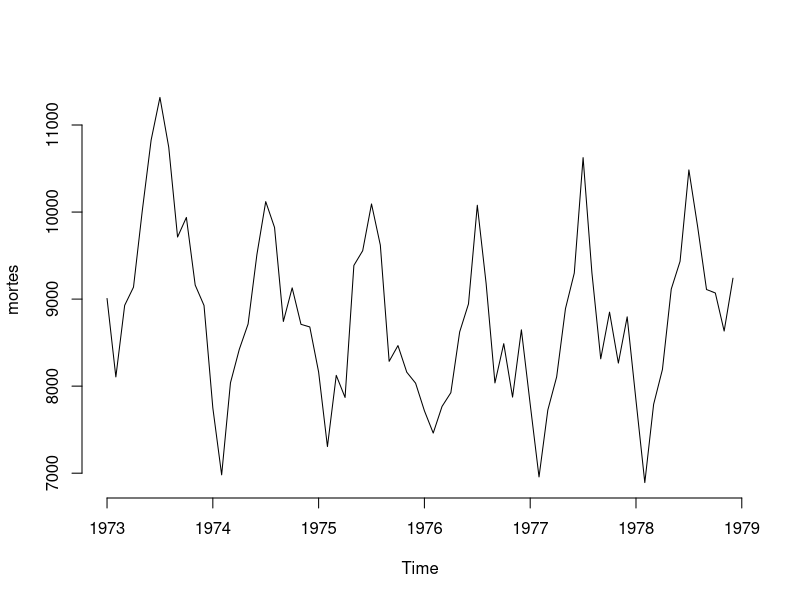
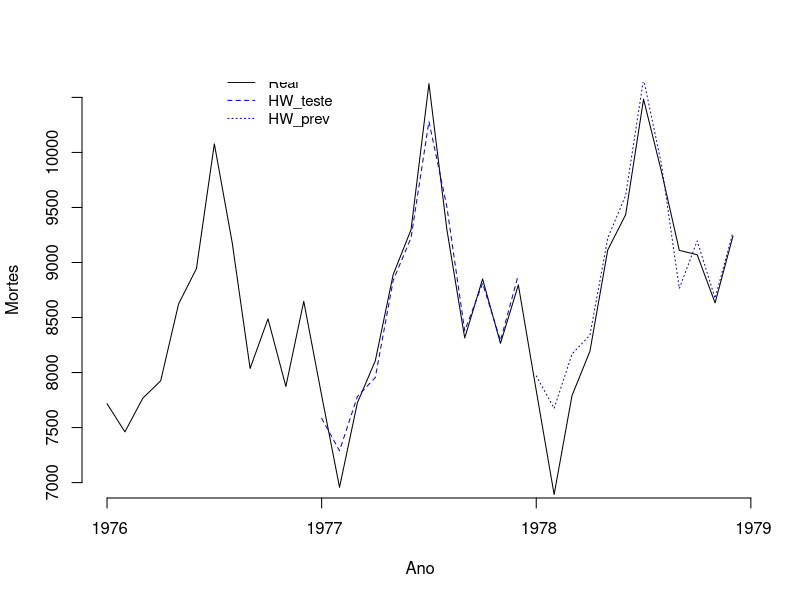
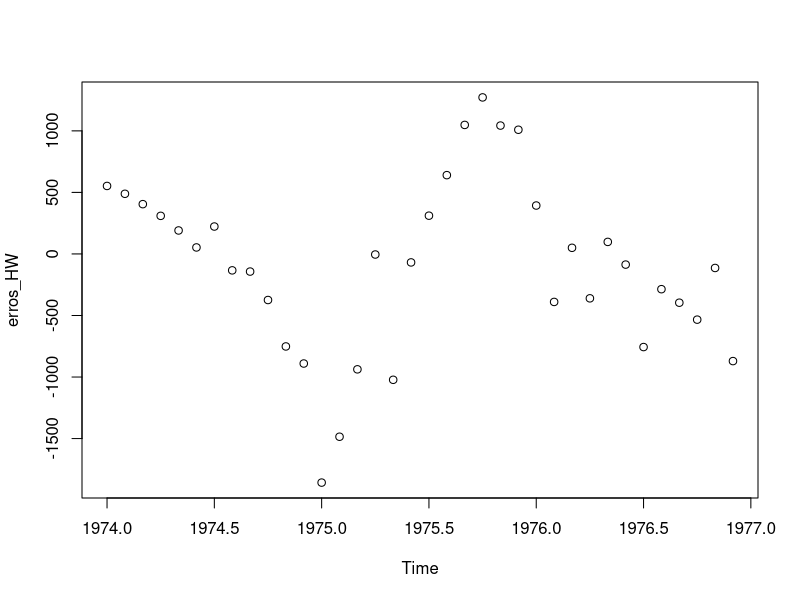
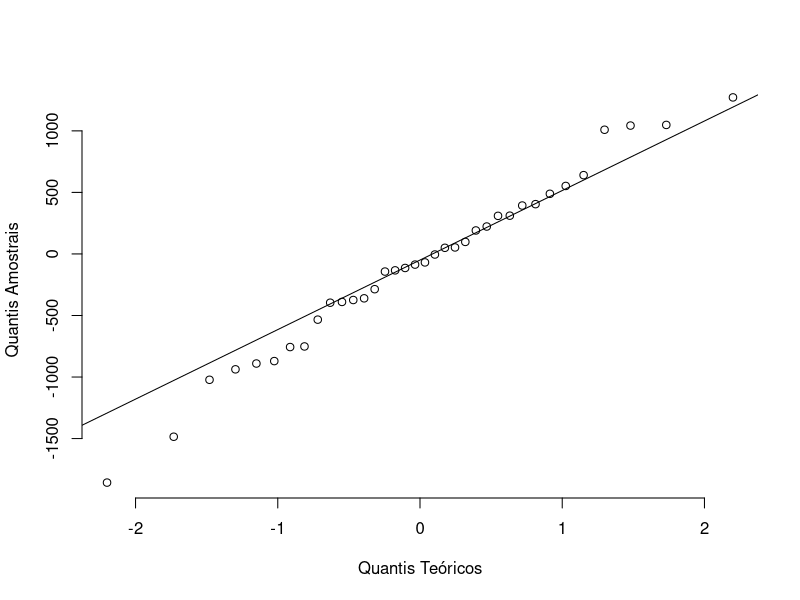
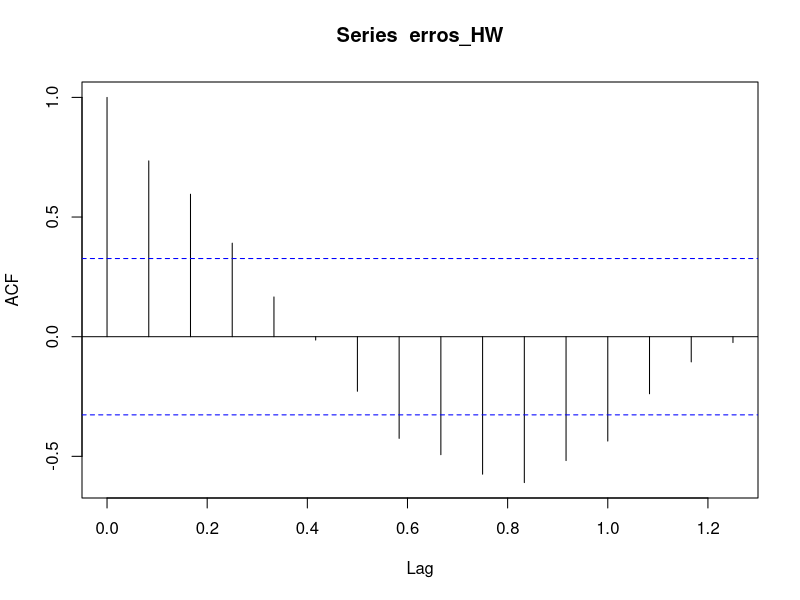
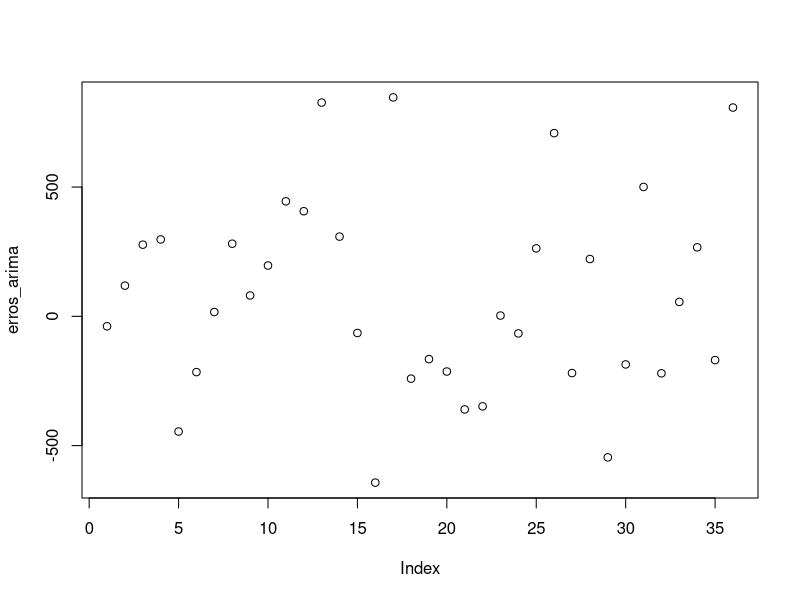
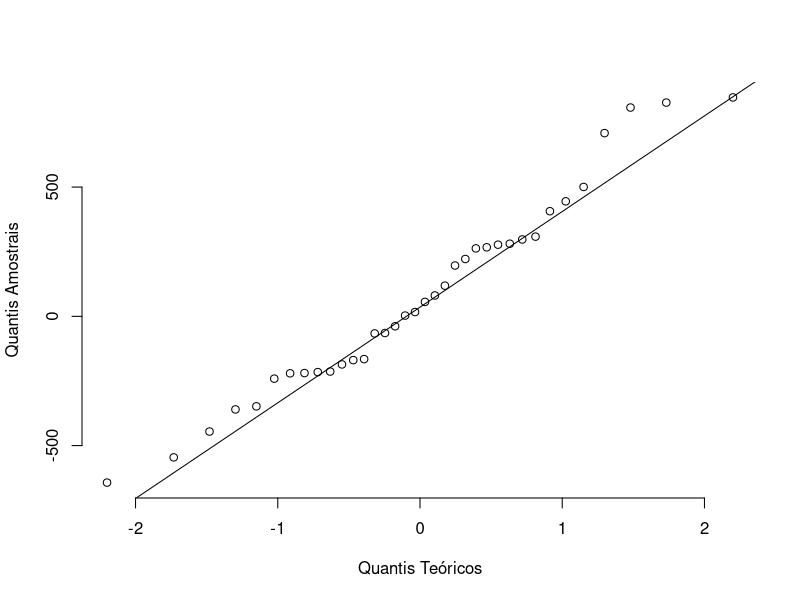
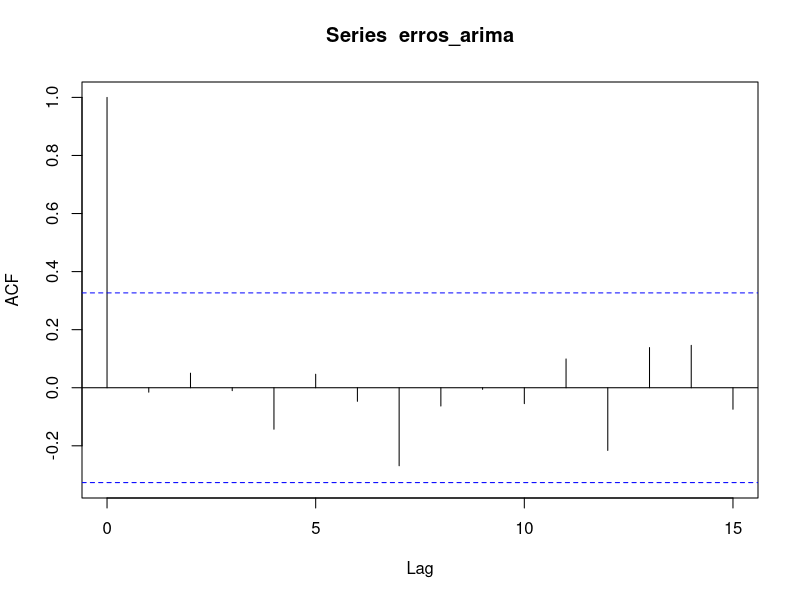

The R source for these figures, in order:
library(datasets)
library(forecast)
#library(stats)
#library(pastecs)

mortes <- datasets::USAccDeaths
plot.ts(mortes, bty="n")

# Separando dados de teste

mortes_treino <- subset(mortes, end = 48)
mortes_teste <- subset(mortes, start = 49, end = 60)
mortes_prev <- subset(mortes, start = 61)


A <- 0.09
B <- 0.38
C <- 0.82
# seasonal = add

hw_cross <- HoltWinters(mortes_treino, alpha=A, beta=B, gamma=C, seasonal = "add")
EQM_HW <- sum( (predict(hw_cross, 12) - mortes_teste)^2 )/12
EQM_HW

hw_pred <- predict(hw_cross, 24)
subset(hw_pred, start = 13)

EQM_HW_prev <- sum( (subset(hw_pred, start = 13) - mortes_prev)^2 )/12
EQM_HW_prev

EAM_HW_pred <- sum( abs(subset(hw_pred, start = 13) - mortes_prev) )/12
EAM_HW_pred

EQMR <- mean( sqrt(((subset(hw_pred, start = 13) - mortes_prev)^2))/mortes_prev)
EQMR

{
  marks <- c(1976, 1977, 1978, 1979)
  plot.ts(subset(mortes, start=37), ylim=c(7000, 10500),       # Mortes_HW_add.jpeg
          bty="n", ylab = "Mortes", xlab = "Ano", xaxt="n")
  lines(subset(hw_pred, end=12), col="blue", lty=2)
  lines(subset(hw_pred, start=13), col="blue", lty=3)
  legend(x=1976.5,y=10800,cex=0.9,
         c("Real","HW_teste", "HW_prev"), lwd=1, lty=c(1,2,3), col=c("black","blue","blue"), bty="n")
  axis(1,at=marks,labels=formatC(marks, digits = 4))
}



# Intervalo de Confiança

fitted <- hw_cross$fitted[,1]  # anos de 1974 a 1976 (primeiro ano nao ajusta)
original <- subset(mortes_treino, start = 13)

erros_HW <- fitted - original
plot(erros_HW, type="p")          # aparentam ser correlacionados

qqnorm(erros_HW, bty="n", main = "",           # Mortes_HW_qqplot.jpeg
       xlab = "Quantis Teóricos",
       ylab = "Quantis Amostrais")
qqline(erros_HW)        # normalidade relativamente ok

v <- var(erros_HW)

e_1 <- as.vector(subset(erros_HW, start = 2))
e_2 <- as.vector(subset(erros_HW, end = 35))
cor(e_1,e_2)
acf(erros_HW)

# soma de nu_i^2

k <- 1:24
N <- 12

nu_1 <- 1 + (k-1)*A^2 * (1 + k*B + k*(2*k-1)*B^2/6)
nu_2 <- floor(k/N) * ( C^2*(1-A)^2 + A*C*(1-A)*(2 + N*B*(floor(k/N)+1)) )

nu <- nu_1 + nu_2
nu

z <- qnorm(0.975)

interval <- z * sqrt(nu*v)

hw_sup <- hw_pred + interval
hw_inf <- hw_pred - interval



# SARIMA

M <- -0.46
N <- -0.14

arima_cross <- arima(mortes_treino,c(0,1,1),seasonal = list(order = c(1,1,0),period = 12),fixed = c(M,N))
EQM_Arima <- sum( (predict(arima_cross, 12)$pred - mortes_teste)^2 )/12
EQM_Arima

arima_pred <- predict(arima_cross, 24)
subset(arima_pred$pred, start = 13)

EQM_Arima_prev <- sum( (subset(arima_pred$pred, start = 13) - mortes_prev)^2 )/12
EQM_Arima_prev

EAM_Arima_prev <- sum( abs(subset(arima_pred$pred, start = 13) - mortes_prev) )/12
EAM_Arima_prev

EQMR <- mean( sqrt(((subset(arima_pred$pred, start = 13) - mortes_prev)^2))/mortes_prev)
EQMR

ypred_cross = arima_pred$pred
qinf_cross= ypred_cross - qnorm(.975)*arima_pred$se
qsup_cross= ypred_cross + qnorm(.975)*arima_pred$se


erros_arima <- arima_cross$residuals[13:48]# anos de 1974 a 1976 (primeiro ano nao ajusta)
plot(erros_arima, type="p")          # aparentam ser não correlacionados

qqnorm(erros_arima, bty="n", main = "",           # Mortes_SARIMA_qqplot.jpeg
       xlab = "Quantis Teóricos",
       ylab = "Quantis Amostrais")
qqline(erros_arima)        # normalidade relativamente ok

v <- var(erros_arima)

e_1 <- as.vector(erros_arima[2:36])
e_2 <- as.vector(erros_arima[1:35])
cor(e_1,e_2)
acf(erros_arima)



######## Sem intervalo de confiança ##########
{
  marks <- c(1976, 1977, 1978, 1979)
  plot.ts(subset(mortes, start=37), ylim=c(7000, 10500),       # Mortes_Prev.jpeg
          bty="n", ylab = "Mortes", xlab = "Ano", xaxt="n")
  lines(subset(hw_pred, end=12), col="blue", lty=2)
  lines(subset(hw_pred, start=13),col = "blue", lty=3)
  lines(subset(arima_pred$pred,end = 12), col="red", lty=2)
  lines(subset(arima_pred$pred,start = 13), col="red", lty=3)
  legend(x=1976.5,y=10800,cex=0.9,
         c("Real","Holt-Winters", "SARIMA"), lwd=1, lty=1, col=c("black","blue","red"), bty="n")
  axis(1,at=marks,labels=formatC(marks, digits = 4))
}


######## Com intervalo de confiança ##########
{
  marks <- c(1976, 1977, 1978, 1979)
  plot.ts(subset(mortes, start=37), ylim=c(4000, 15000),       #Mortes_IC.jpeg
          bty="n", ylab = "Mortes", xlab = "Ano", xaxt="n")
  lines(hw_pred, col="blue")
  lines(hw_sup, col="blue", lty=3)
  lines(hw_inf, col="blue", lty=3)
  lines(arima_pred$pred, col="red")
  lines(qinf_cross,col='red', lty=3)
  lines(qsup_cross,col='red', lty=3)
  legend("topleft", inset=.05,
         c("Real","Holt-Winters", "SARIMA"), lwd=1, lty=1, col=c("black","blue","red"), bty="n")
  axis(1,at=marks,labels=formatC(marks, digits = 4))
}




